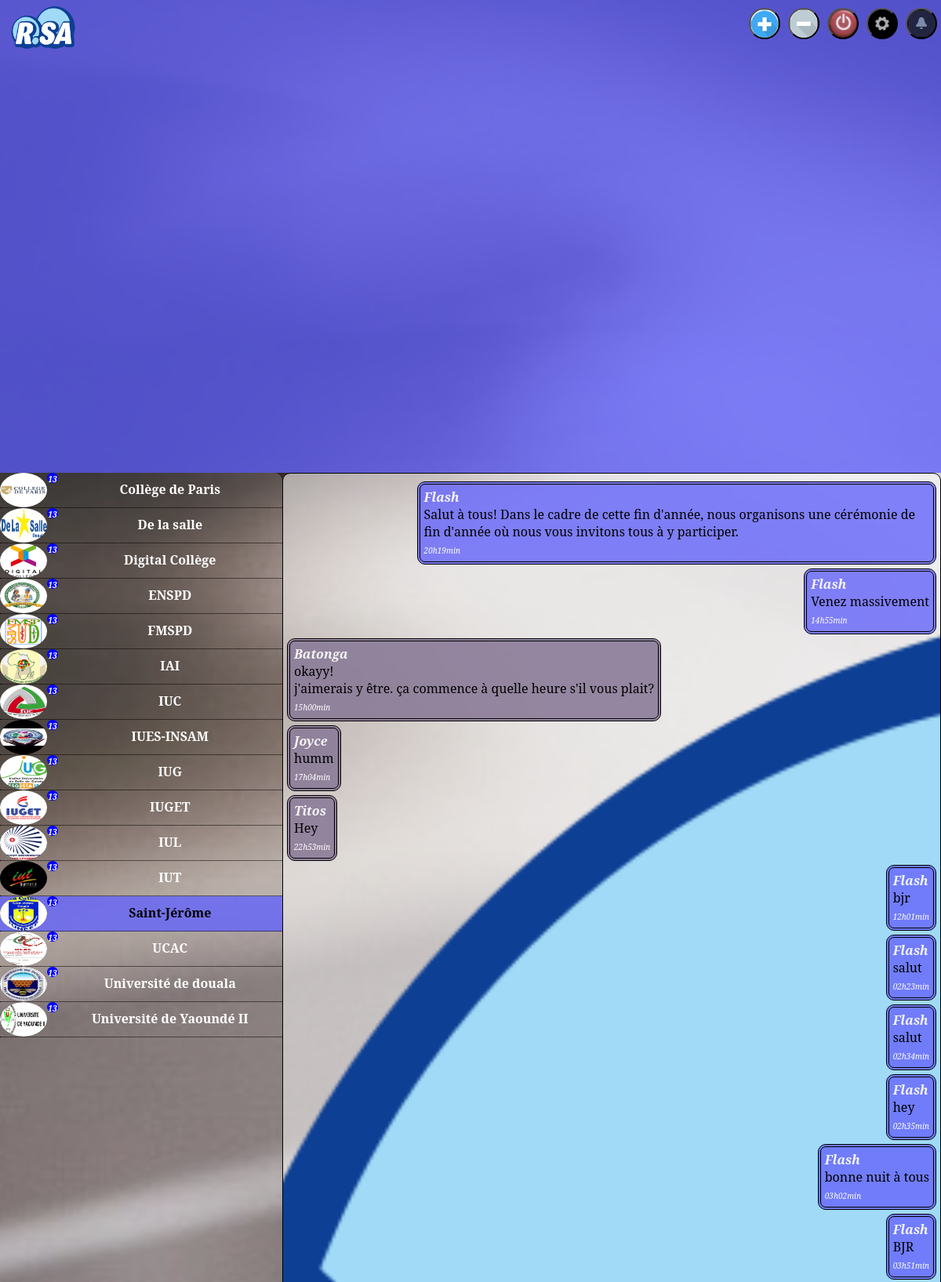
The page /Digital/plate-forme.php (signed in, upper part) on the database its author committed.
### tables this page shows
CREATE TABLE IF NOT EXISTS `message` (
  `Id` int(255) NOT NULL AUTO_INCREMENT,
  `Auteur` varchar(255) NOT NULL,
  `Contenu` text NOT NULL,
  `Date` datetime NOT NULL,
  `Etablissement` varchar(255) NOT NULL,
  `Ecole_visé` varchar(255) NOT NULL,
  PRIMARY KEY (`Id`)
);

### Digital/plate-forme.php (the view, shortened to what this page needs)
<?php
	if(isset($_SESSION['Id']) AND $_SESSION['Id']!=0 AND !empty($_SESSION['Id'])){
		try{
			$bdd= new PDO("mysql:host=localhost;dbname=digital;charset=utf8",'root','FLASHX3*');
   			$bdd->setAttribute(PDO::ATTR_ERRMODE, PDO::ERRMODE_EXCEPTION);
      		$bdd->setAttribute(PDO::ATTR_EMULATE_PREPARES, false);
		}
		catch(PDOException $e){
			echo "erreur:".$e->getMessage();
		}
?>
<!DOCTYPE html>
<html>
<head>
 	<link rel="stylesheet" href="../CSS/plateForme.css">
</head>
<body>
	<div id="container">
		<header>
			<div id="logo"><img src="../img/Logo_RSA.png"></div>
			<a href="notification.php" title="notification"><button id="notif" ></button></a>
			<a title="paramètre"><button id="para" onclick="toggleDisplay()"></button></a>
			<a href="deconnection.php" title="se déconnecter"><button id="deconnect"></button></a>
			<?php
				if($_SESSION['Type_user']=="admin"){
			?>
				<a href="ajouter.php?a=false" title="supprimer une école"><button id="delete"></button></a>
				<a href="ajouter.php?a=true" title="ajouter une école"><button id="ajout"></button></a>
			<?php
				}
			?>
		</header>
		<nav>
			<?php
				$requete=$bdd->prepare("SELECT * FROM établissements WHERE Cursus=? ORDER BY Nom_établissement");
				$requete->execute(array($_SESSION['Cursus']));
				$nbRow=$requete->rowCount();
				if($nbRow>0){
					while($resultat=$requete->fetch()){
			?>
					<a href="plate-forme.php?school=<?php echo $resultat['Nom_établissement'];?>#derniermessage">
						<div class="ecole" <?php if($_SESSION['ecole_visé']==$resultat['Nom_établissement']){echo 'id="select"';}?> title="<?php echo $resultat['Type_établissement'];?>">
							<div class="pp"><img src="../img/ecole/<?php echo $resultat['Nom_établissement']; ?>.png" alt="erreur"></div>
							<span class="notification">13</span>
							<p><?php echo $resultat['Nom_établissement'];?></p>
						</div>
					</a>
			<?php
					}
				}else{echo 'Erreur: '.$nbRow.' écoles trouvées';}
			?>
		</nav>
		<div id="discussion">
			<?php
				$message=$bdd->prepare("SELECT Id,Auteur,Contenu,Date,DATE_FORMAT(Date, '%Hh%imin') AS Heure FROM message WHERE Ecole_visé=?");
				$message->execute(array($_SESSION['ecole_visé']));
				$nbMessage=$message->rowCount();
				$max=$bdd->prepare("SELECT MAX(Date) AS Max FROM `message` WHERE `Ecole_visé`=?");
				$max->execute(array($_SESSION['ecole_visé']));
				$max_date=$max->fetch();
				if($nbMessage>0){
					while($resultat=$message->fetch()){
			?>
					<div <?php if($resultat['Auteur']==$_SESSION['User_name']){echo 'class="me"';} ?> >
						<div class="message <?php if($resultat['Auteur']==$_SESSION['User_name']){echo 'moi';}else{echo 'autres';} ?> ">
							<p class="auteur"><?php echo $resultat['Auteur']; ?></p>
							<p <?php if($resultat['Date']==$max_date['Max']){echo 'id="derniermessage"';} ?> >
								<?php
									if(preg_match("#\.[jpg|jpeg|png|doc|docx|pdf|xls|xlsx|zip|txt|ppt|pptx]#", $resultat['Contenu'])){
										$resultat['Contenu']='<a href="../Document/'.$resultat['Contenu'].'" target="blank">'.$resultat['Contenu'].'</a>';
									}
									echo nl2br($resultat['Contenu']);
								?>
							</p>
							<span><?php echo $resultat['Heure']; ?></span>
						</div>
					</div>
			<?php
					}
				}else{
					echo "<div class='nan'>Aucun message</div>";
				}
			?>
		</div>
	</div>
</body>
</html>
<?php
	}else{
		echo 'Erreur de connexion veuillez vous reconnecter';
	}
?>

### CSS/plateForme.css (style rules this page uses)
* { margin: 0; padding: 0; box-sizing: border-box; }
body { background-image: url("../img/bg23.jpg"); background-attachment: fixed; background-size: cover; background-position: center; }
#container { width: 100%; height: 700px; position: relative; }
header { height: 14%; width: 100%; background-color: rgba(100,100,250,0.8); font-size: 50px; font-family: "cooper black","Algerian","Wide latin","French Script MT","Harlow Solid","serif"; padding-left: 5px; position: fixed; z-index: 2; padding-bottom: 3px; }
#logo { display: inline-flex; width: 90px; height: 60px; margin: 5px; }
#logo img { width: 100%; height: 100%; }
#ajout { background-image: url('../img/ajouter.jpg'); }
#delete { background-image: url('../img/supprimer.jpg'); }
#deconnect { background-image: url('../img/deconnect.jpg'); }
#para { background-image: url('../img/Parametre.jpg'); }
#notif { background-image: url('../img/Notification.jpg'); }
#notif,#para,#deconnect,#ajout,#delete { background-size: cover; float: right; margin: 10px 5px; border-radius: 50%; width: 40px; height: 40px; outline: none; transition: .3s ease-out; }
nav { position: relative; top: 14%; display: flex; flex-direction: column; width: 30%; min-width: 30%; color: white; height: 86%; background-color: rgba(255,255,255,0.2); border-top-right-radius: 10px; border-bottom-right-radius: 10px; overflow: auto; z-index: 1; position: fixed; }
nav a { text-decoration: none; color: white; }
.ecole { height: 45px; border-bottom: 1px dotted black; display: flex; flex-direction: row; justify-content: space-between; background-color: transparent; font-weight: bold; font-family: "serif"; }
.ecole .pp { width: 18%; height: 100%; border: 1px solid none; border-radius:50%; background-color: black; }
.ecole .pp img { width: 100%; height: 100%; border-radius:50%; font-size: 10px; }
.ecole p { width: 85%; text-align: center; padding: 10px; overflow: hidden; }
#select { background-color: rgba(100,100,250,0.8); color: black; }
.notification { height: 13px; display: inline-block; background-color: blue; justify-content: center; border-radius: 50%; text-align: center; padding: 1px; }
#discussion { border: 1px black solid; border-radius: 10px; height: 70%; width: 70%; position: absolute; top: 14%; right: 0px; padding: 5px; z-index: 1; position: fixed; background-color: rgba(255,255,255,0.6); background-image: url('../img/Logo_RSA.png'); background-size: cover; background-position: center; overflow: auto; }
.message { display: inline-block; max-width: 80%; padding: 5px; margin-top: 5px; border-radius: 10px; font-family: "serif"; border: 4px double black; word-wrap: break-word; }
.me { display: flex; flex-direction: row-reverse; }
.autres { background-color: rgba(139,124,152,0.9); }
.moi { background-color: rgba(100,100,250,0.8); }
span { font-size: 10px; font-style: italic; color: white; font-family: "serif"; }
.auteur { font-weight: bold; font-style: italic; color: whitesmoke; }

### rows shown on the page
établissements: Nom_établissement (picture), Nom_établissement "Collège de Paris"
établissements: Nom_établissement (picture), Nom_établissement "De la salle"
établissements: Nom_établissement (picture), Nom_établissement "Digital Collège"
établissements: Nom_établissement (picture), Nom_établissement "ENSPD"
établissements: Nom_établissement (picture), Nom_établissement "FMSPD"
établissements: shows a picture, Nom_établissement "IAI"
établissements: shows a picture, Nom_établissement "IUC"
établissements: Nom_établissement (picture), Nom_établissement "IUES-INSAM"
établissements: shows a picture, Nom_établissement "IUG"
établissements: Nom_établissement (picture), Nom_établissement "IUGET"
établissements: shows a picture, Nom_établissement "IUL"
établissements: shows a picture, Nom_établissement "IUT"
établissements: Nom_établissement (picture), Nom_établissement "Saint-Jérôme"
établissements: Nom_établissement (picture), Nom_établissement "UCAC"
établissements: Nom_établissement (picture), Nom_établissement "Université de douala"
établissements: Nom_établissement (picture), Nom_établissement "Université de Yaoundé II"
message: Auteur "Flash", Contenu "Salut à tous! Dans le cadre de cette fin d'année, nous organisons une cérémonie de fin d'année où nous vous invitons tous à y participer.", Heure "20h19min"
message: Auteur "Flash", Contenu "Venez massivement", Heure "14h55min"
message: Auteur "Batonga", Contenu "okayy! j'aimerais y être. ça commence à quelle heure s'il vous plait?", Heure "15h00min"
message: Auteur "Joyce", Contenu "humm", Heure "17h04min"
message: Auteur "Titos", Contenu "Hey", Heure "22h53min"
message: Auteur "Flash", Contenu "bjr", Heure "12h01min"
message: Auteur "Flash", Contenu "salut", Heure "02h23min"
message: Auteur "Flash", Contenu "salut", Heure "02h34min"
message: Auteur "Flash", Contenu "hey", Heure "02h35min"
message: Auteur "Flash", Contenu "bonne nuit à tous", Heure "03h02min"
message: Auteur "Flash", Contenu "BJR", Heure "03h51min"
